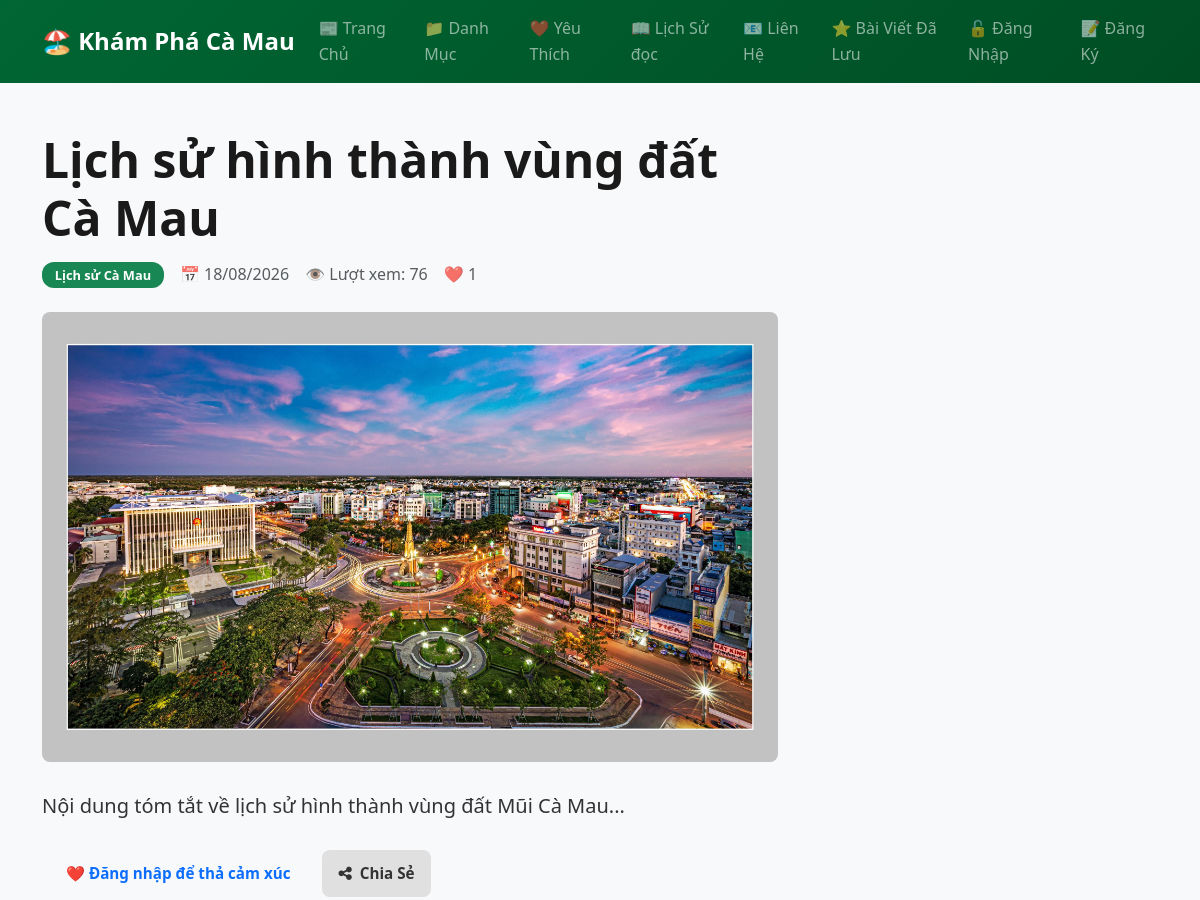
The page /detail.php?id=1 (upper part) on the database as committed earlier.
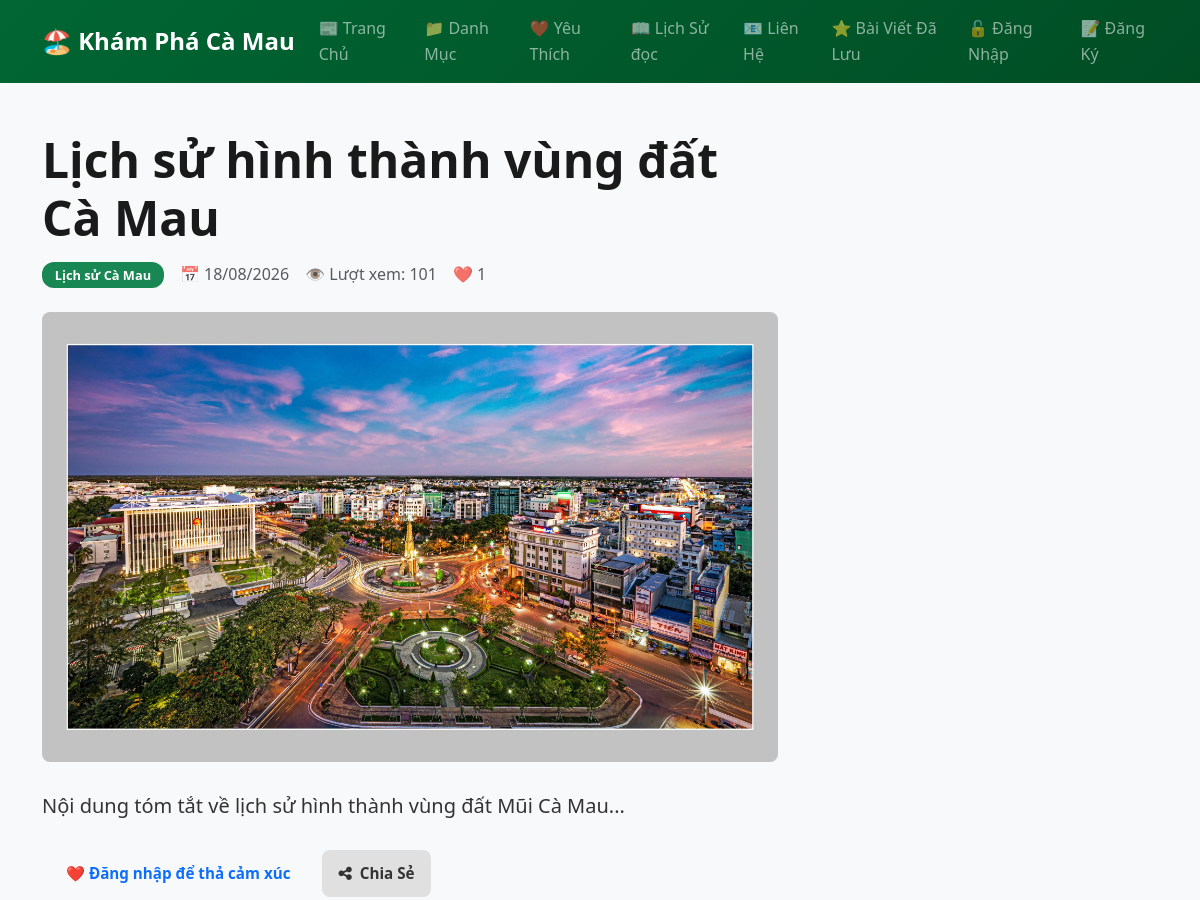
The same page on the database as committed later.
### tables this page shows
CREATE TABLE `articles` (
  `id` int(11) NOT NULL,
  `category_id` int(11) DEFAULT NULL,
  `title` varchar(255) NOT NULL,
  `content` text NOT NULL,
  `image` varchar(255) DEFAULT NULL,
  `views` int(11) DEFAULT 0,
  `created_at` timestamp NOT NULL DEFAULT current_timestamp(),
  `status` varchar(20) DEFAULT 'approved'
);

CREATE TABLE `categories` (
  `id` int(11) NOT NULL,
  `category_name` varchar(100) NOT NULL,
  `description` text DEFAULT NULL
);

### classes/Article.php (called while the page is built, shortened)
<?php
class Article {
    private $conn;
    public function __construct($conn) {
        $this->conn = $conn;
    }
    public function getById($id) {
        $stmt = $this->conn->prepare(
            "SELECT a.*, c.category_name,
            (SELECT COUNT(*) FROM likes l WHERE l.article_id = a.id) as real_likes
            FROM articles a
            LEFT JOIN categories c ON a.category_id = c.id
            WHERE a.id = ?"
        );
        $stmt->execute([$id]);
        return $stmt->fetch(PDO::FETCH_ASSOC);
    }
    public function getLikeCount($article_id) {
        $stmt = $this->conn->prepare("SELECT COUNT(*) FROM likes WHERE article_id = ?");
        $stmt->execute([$article_id]);
        return $stmt->fetchColumn();
    }
}
?>

### includes/functions.php (called while the page is built, shortened)
<?php
function isLoggedIn() {
    return isset($_SESSION['user_id']) && !empty($_SESSION['user_id']);
}
function formatDate($date, $format = 'd/m/Y H:i') {
    return date($format, strtotime($date));
}
?>

### detail.php (the view, shortened to what this page needs)
<?php
require_once 'config/db.php';
require_once 'includes/functions.php';
require_once 'classes/Article.php';
require_once 'classes/Category.php';
$article_obj = new Article($pdo);
function getArticleImage($imageName) {
    $imageName = str_replace('assets/images/', 'assets/img/', $imageName);
    if (strpos($imageName, 'assets/img/') === 0) {
        return htmlspecialchars($imageName);
    }
    return 'assets/img/' . htmlspecialchars($imageName);
}
$article_id = $_GET['id'] ?? 0;
$article_obj->increaseViews($article_id);
$article = $article_obj->getById($article_id);
$likeCount = $article_obj->getLikeCount($article_id);
$userLiked = isLoggedIn() ? $article_obj->isLikedByUser($article_id, $_SESSION['user_id']) : false;
array_unshift($_SESSION['reading_history'], $article_id);
?>
<!DOCTYPE html>
<html lang="vi">
<head>
    <link href="https://cdn.jsdelivr.net/npm/bootstrap@5.3.0/dist/css/bootstrap.min.css" rel="stylesheet">
    <link rel="stylesheet" href="https://cdnjs.cloudflare.com/ajax/libs/font-awesome/6.4.0/css/all.min.css">
    <link rel="stylesheet" href="css/style.css">
</head>
<body class="bg-light">
<?php require_once 'includes/header.php'; ?>
<main class="container-lg py-5">
    <div class="row">
        <div class="col-lg-8">
            <article>
                <h1 class="display-5 fw-bold mb-3"><?= htmlspecialchars($article['title']) ?></h1>
                <div class="d-flex gap-3 align-items-center mb-4 flex-wrap">
                    <span class="badge bg-success"><?= htmlspecialchars($article['category_name'] ?? 'Chung') ?></span>
                    <span class="text-muted">📅 <?= formatDate($article['created_at'], 'd/m/Y') ?></span>
                    <span class="text-muted">👁️ Lượt xem: <?= $article['views'] ?? 0 ?></span>
                    <span class="text-muted" id="like-count">❤️ <?= $likeCount ?></span>
                </div>
                <?php if (!empty($article['image'])): ?>
                    <img src="<?= getArticleImage($article['image']) ?>"
                         class="img-fluid rounded-3 mb-4 w-100"
                         style="max-height: 450px; object-fit: cover;"
                         alt="<?= htmlspecialchars($article['title']) ?>"
                         onerror="this.src='assets/img/bacbaphi.jpg';">
                <?php endif; ?>
                <div class="lead lh-lg mb-4"><?= nl2br(htmlspecialchars($article['content'])) ?></div>
                <div class="d-flex gap-2 mt-4">
                    <?php if (isLoggedIn()): ?>
                        <button class="btn <?= $userLiked ? 'btn-primary' : 'btn-outline-primary' ?>" id="like-btn" onclick="likeArticle(<?= $article_id ?>)">
                            <?= $userLiked ? '💛' : '❤️' ?> Thích (<span id="like-text"><?= $likeCount ?></span>)
                        </button>
                    <?php else: ?>
                        <a href="login.php" class="btn btn-outline-primary">❤️ Đăng nhập để thả cảm xúc</a>
                    <?php endif; ?>
                    <button class="btn btn-secondary px-3 py-2 fw-semibold rounded-3" onclick="shareArticle()">
                        <i class="fa-solid fa-share-nodes me-2"></i>Chia Sẻ
                    </button>
                </div>
            </article>
        </div>
        <div class="col-lg-4">
        </div>
    </div>
</main>
</body>
</html>

Rows that differ between the two databases and show on the page:
changed articles "Lịch sử hình thành vùng đất Cà Mau": views "76" → "101"
